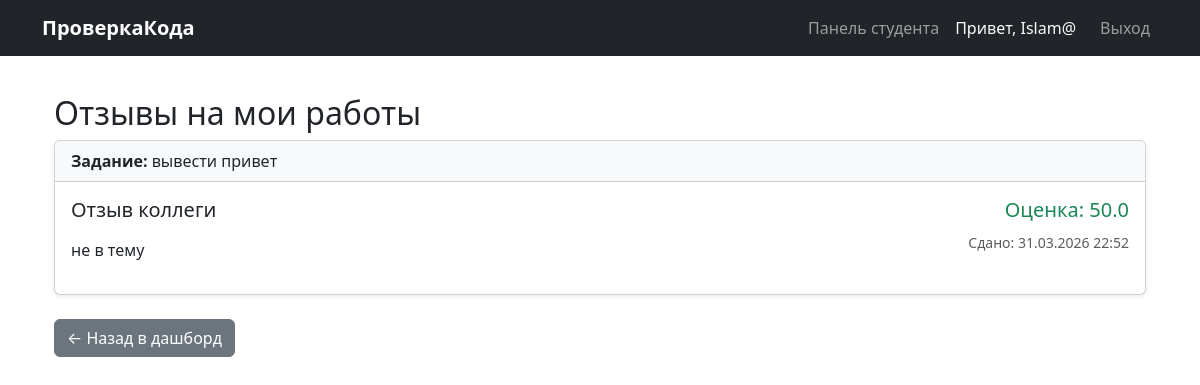
/my-received-reviews/ (signed in), run on an earlier commit of the app's database.
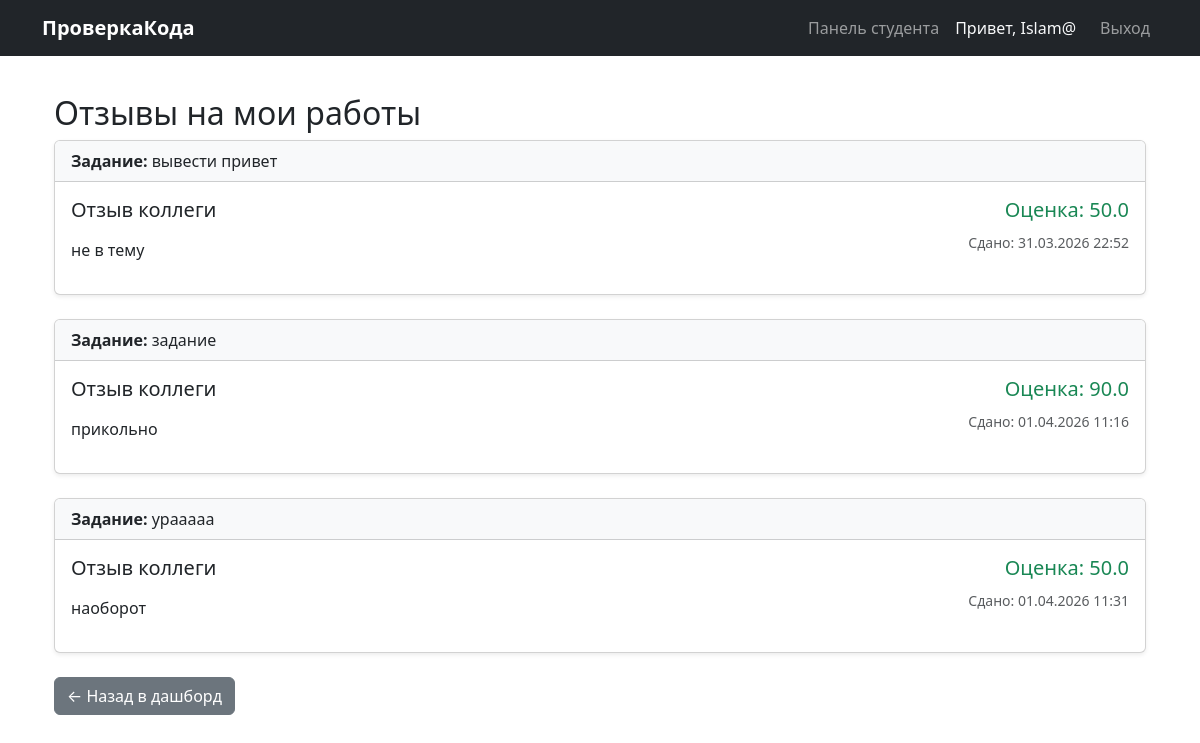
And on a later commit of the database.
### polls/models.py (models this page shows, shortened)
class PeerReview(models.Model):
    submission = models.ForeignKey(
        Submission,
        on_delete=models.CASCADE,
        related_name='reviews'
    )
    reviewer = models.ForeignKey(
        User,
        on_delete=models.CASCADE,
        related_name='assigned_reviews'
    )
    comments = models.TextField(blank=True)
    suggested_grade = models.FloatField(
        validators=[MinValueValidator(0), MaxValueValidator(100)],
        null=True,
        blank=True
    )
    is_completed = models.BooleanField(default=False)
    is_approved_by_teacher = models.BooleanField(default=False)
    is_discarded = models.BooleanField(default=False)
    class Meta:
        unique_together = ('submission', 'reviewer')

class Submission(models.Model):
    assignment = models.ForeignKey(
        Assignment,
        on_delete=models.CASCADE,
        related_name='submissions'
    )
    author = models.ForeignKey(
        User,
        on_delete=models.CASCADE
    )
    code_content = models.TextField()
    submitted_at = models.DateTimeField(auto_now_add=True)
    final_grade = models.FloatField(null=True, blank=True)
    teacher_feedback = models.TextField(blank=True)
    class Meta:
        unique_together = ('assignment', 'author')

class Assignment(models.Model):
    title = models.CharField(max_length=200)
    description = models.TextField()
    submission_deadline = models.DateTimeField()
    review_deadline = models.DateTimeField()
    required_reviews_per_student = models.IntegerField(default=3)
    created_by = models.ForeignKey(
        User,
        on_delete=models.CASCADE,
        related_name='assignments_created'
    )
    status = models.CharField(
        max_length=20,
        choices=[
            ('OPEN', 'Open'),
            ('REVIEWING', 'Reviewing'),
            ('CLOSED', 'Closed')
        ],
        default='OPEN'
    )

### polls/views.py (the view)
# urls.py: path('my-received-reviews/', views.my_received_reviews, name='my_received_reviews'),
@login_required
def my_received_reviews(request):
    my_submissions = Submission.objects.filter(author=request.user)
    reviews = PeerReview.objects.filter(
        submission__in=my_submissions,
        is_approved_by_teacher=True,
        is_discarded=False
    ).select_related('submission', 'submission__assignment')
    return render(request, 'polls/my_received_reviews.html', {'reviews': reviews})

### polls/templates/polls/my_received_reviews.html (shortened to what this page needs)
{% extends 'polls/base.html' %}
{% block content %}
<div class="container">
    <h2>Отзывы на мои работы</h2>
    {% if reviews %}
        {% for review in reviews %}
        <div class="card mb-4 shadow-sm">
            <div class="card-header bg-light">
                <strong>Задание:</strong> {{ review.submission.assignment.title }}
            </div>
            <div class="card-body">
                <div class="row">
                    <div class="col-md-8">
                        <h5>Отзыв коллеги</h5>
                        <p class="border-start border-4 border-primary ps-3">
                            {{ review.comments|linebreaks }}
                        </p>
                    </div>
                    <div class="col-md-4 text-end">
                        <h5 class="text-success">Оценка: {{ review.suggested_grade|floatformat:1 }}</h5>
                        <small class="text-muted">
                            Сдано: {{ review.submission.submitted_at|date:"d.m.Y H:i" }}
                        </small>
                    </div>
                </div>
            </div>
        </div>
        {% endfor %}
    {% else %}
        <div class="alert alert-info text-center py-5">
            <h5>Пока нет одобренных отзывов на ваши работы</h5>
            <p class="text-muted">Отзывы станут видны после того, как преподаватель их одобрит.</p>
        </div>
    {% endif %}
    <a href="{% url 'student_dashboard' %}" class="btn btn-secondary">← Назад в дашборд</a>
</div>
{% endblock %}

### polls/templates/polls/base.html (shortened to what this page needs)
{% load static %}
<!DOCTYPE html>
<html lang="ru">
<head>
    <link href="https://cdn.jsdelivr.net/npm/bootstrap@5.3.3/dist/css/bootstrap.min.css" rel="stylesheet">
</head>
<body>
    <nav class="navbar navbar-expand-lg navbar-dark bg-dark fixed-top">
        <div class="container">
            <a class="navbar-brand" href="{% url 'home' %}">ПроверкаКода</a>
            <div class="navbar-nav ms-auto">
                {% if user.is_authenticated %}
                    {% if is_instructor %}
                        <a class="nav-link" href="{% url 'teacher_dashboard' %}">Панель преподавателя</a>
                    {% else %}
                        <a class="nav-link" href="{% url 'student_dashboard' %}">Панель студента</a>
                    {% endif %}
                    <span class="nav-link text-light">Привет, {{ user.username }}</span>
                    <form method="post" action="{% url 'logout' %}" style="display: inline;">
                        <button type="submit" class="nav-link btn btn-outline-light btn-sm ms-2">Выход</button>
                    </form>
                {% else %}
                    <a class="nav-link" href="{% url 'login_student' %}">Вход студент</a>
                    <a class="nav-link" href="{% url 'login_teacher' %}">Вход преподаватель</a>
                {% endif %}
            </div>
        </div>
    </nav>
    <div class="container mt-4">
        {% block content %}
        {% endblock %}
    </div>
</body>
</html>

### polls/templates/polls/base.html (style rules this page uses)
body { padding-top: 70px; }
.navbar-brand { font-weight: bold; }

What changed in the data, as far as the page shows it:
added PeerReview: submission.assignment "задание", comments "прикольно", suggested_grade "90.0", submission.submitted_at "01.04.2026 11:16"
added PeerReview: submission.assignment "урааааа", comments "наоборот", suggested_grade "50.0", submission.submitted_at "01.04.2026 11:31"
